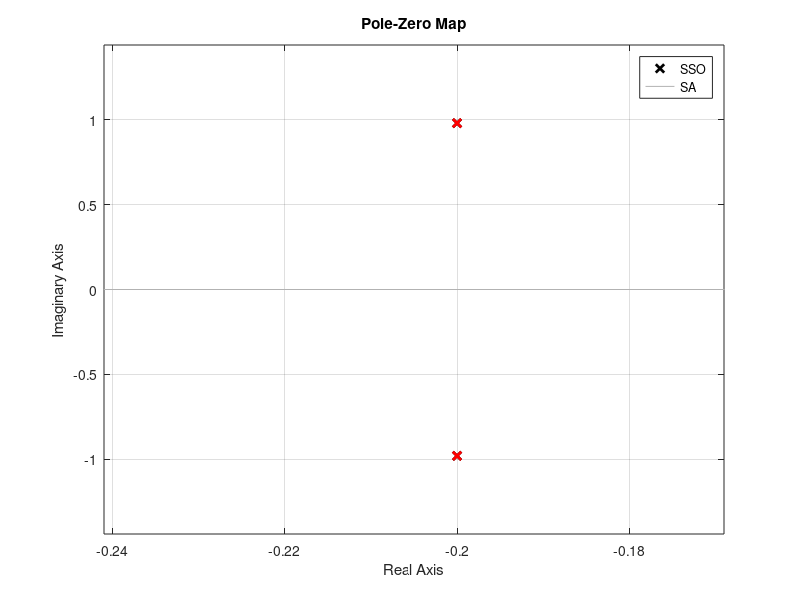
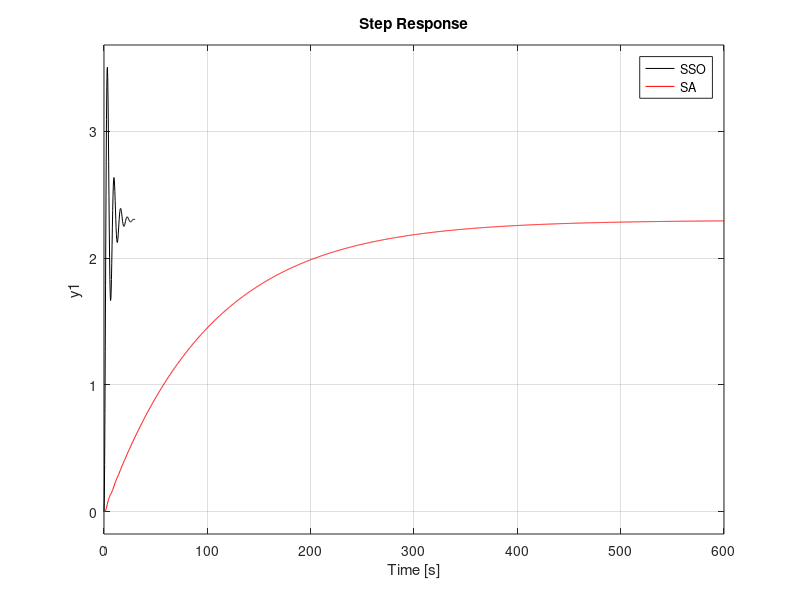
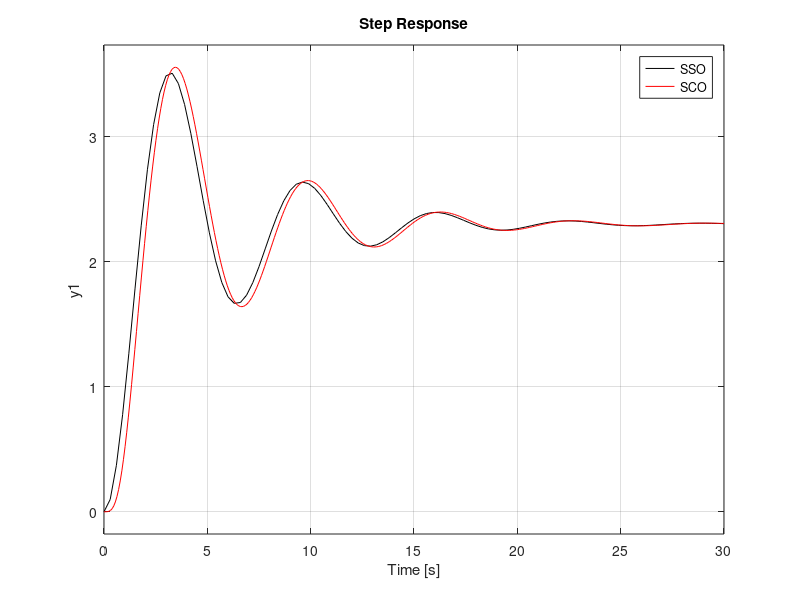
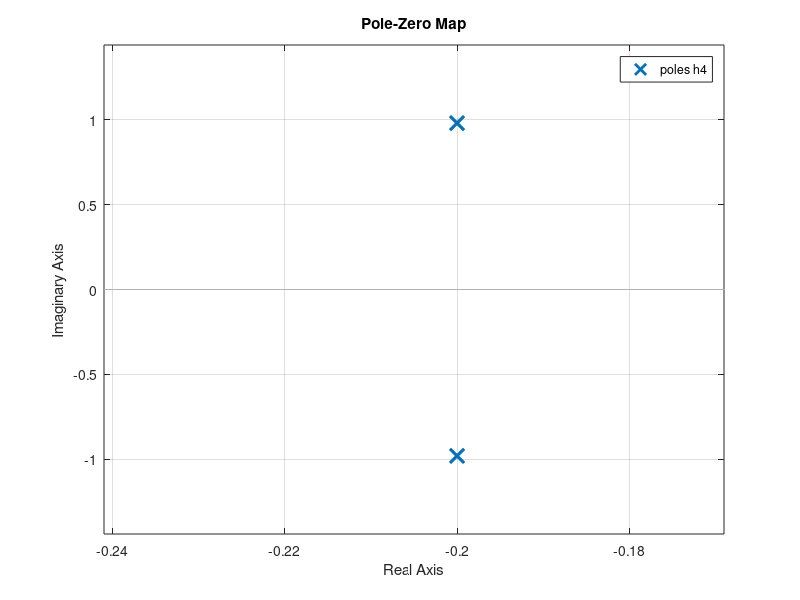

MATLAB code to generate these figures, in order:
clc
clear
close all
k=2.3;
wn=1;
e=.2;
h=tf(k*wn^2,[1 2*e*wn wn^2]);
tao=100;
ha=tf(1,[tao 1])*h;

pzmap(h,'k')
hold on
pzmap(ha,'r')
legend('SSO','SA')

figure
step(h,'k')
hold on
step(ha,'r')
%step(ha*tf(1,[1/8 1]),'g')
legend('SSO','SA')

k=1;
e=0.5; 
wn=4;
h2=tf(k*wn^2,[1 2*e*wn wn^2]);
h4=h2*h;
figure
step(h,'k')
hold on
step(h4,'r')
legend('SSO','SCO')

figure
pzmap(h)
hold on
pzmap(h4)

